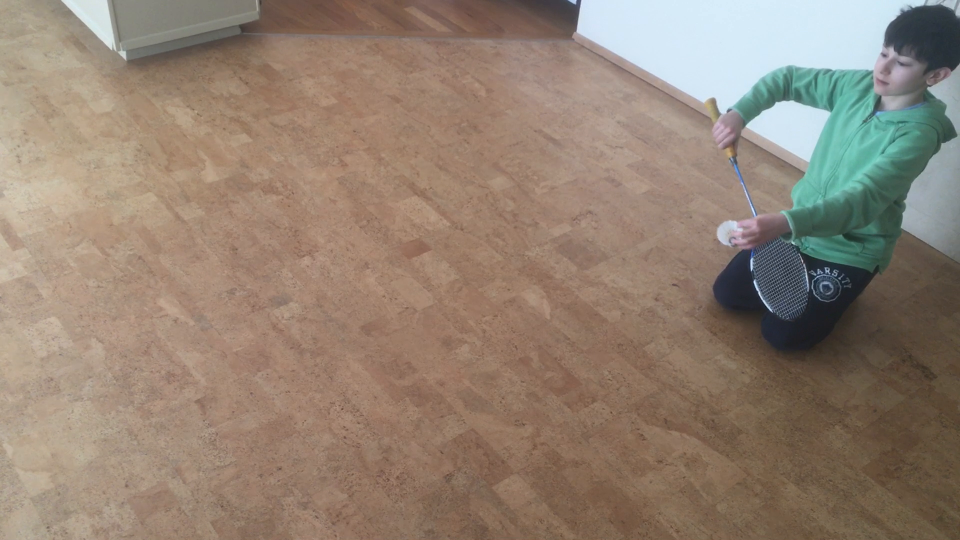
#> input picture frame 4 of IMG_3154.MOV, 1920 x 1080 px (shown at 1/2 size)
$ python opt.py
#> lines starting #> are read from the running program, lines starting #| are printed output that depends on the picture
#!/usr/bin/env python
# coding: utf-8

# In[9]:


import numpy as np
import cv2 as cv
import matplotlib.pyplot as plt


# In[10]:


def resize(frame, scale):
    return cv.resize(frame, (int(scale*frame.shape[1]), int(scale*frame.shape[0])))


# In[11]:


cv.destroyAllWindows()


# In[12]:


cap = cv.VideoCapture('IMG_3154.MOV')

ret, frame1 = cap.read()
#> frame1 is the input picture: shape (1080, 1920, 3); mean B, G, R 114.3, 129.2, 145.8
frame1_gray = cv.cvtColor(frame1, cv.COLOR_BGR2GRAY)
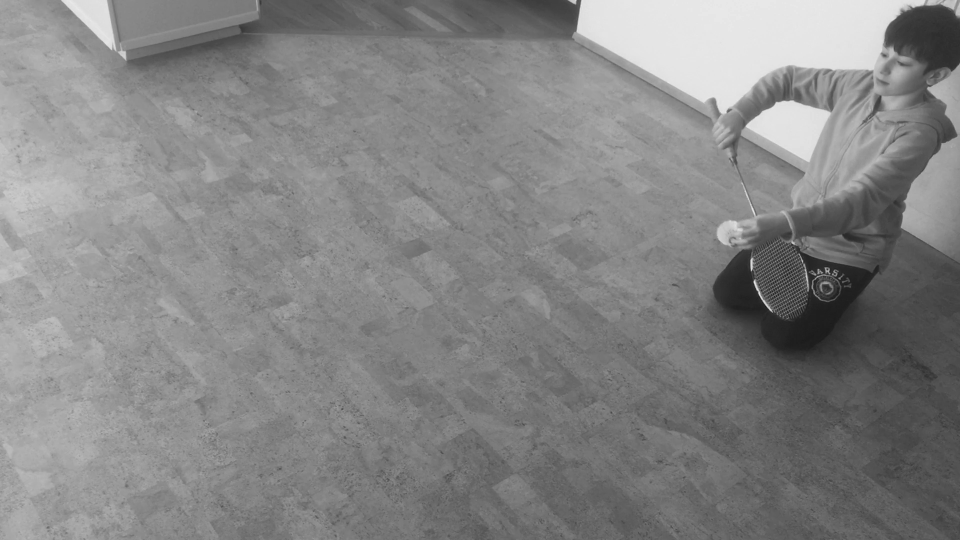
#> frame1_gray: shape (1080, 1920) (shown at 1/2 size); min 15, max 241, mean 132.5
#plt.imshow(frame1_hsv)
frame1_small = resize(frame1_gray, 0.4)

flow_hsv = np.zeros_like(resize(frame1, 0.4))
#> call 2 of resize, with scale = 0.4
#> in resize (call 2), `return cv.resize(frame, (int(scale*frame.shape[1]), int(scale*frame.sh..`:
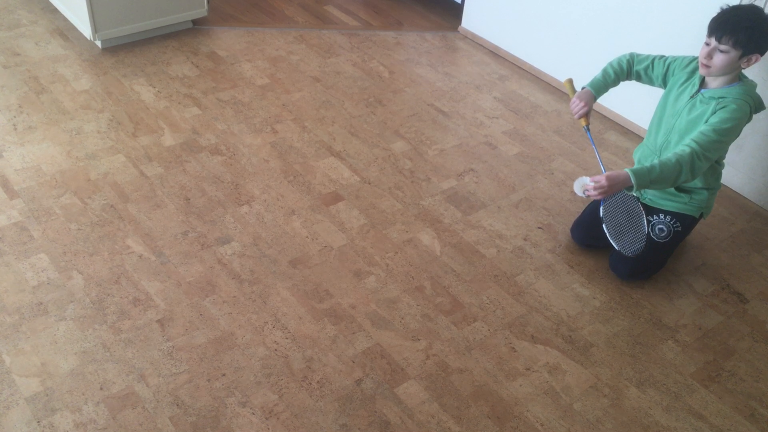
#> returned value: shape (432, 768, 3); mean of channels 0, 1, 2 114.2, 129.2, 145.8; drawn as B, G, R
#> flow_hsv: shape (432, 768, 3); every value is 0
flow_hsv[...,1] = 255
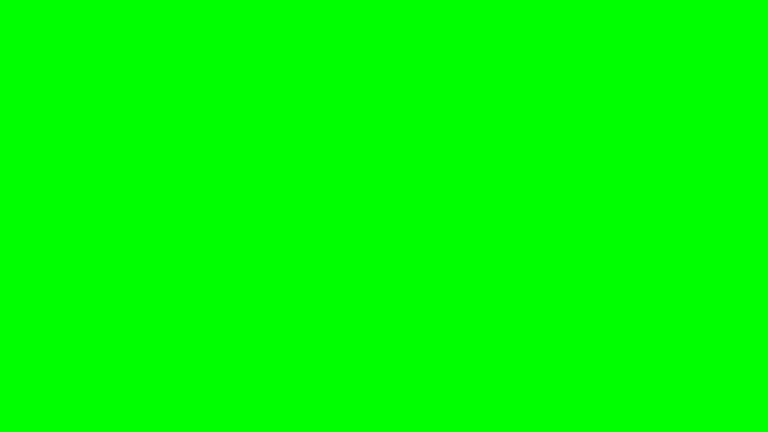
#> flow_hsv: shape (432, 768, 3); mean B, G, R 0, 255, 0


# In[ ]:


i = 0
while cap.isOpened():
    ret, frame2 = cap.read()
    if not ret:
        break

    # figure out if it's empty
    frame2_gray = cv.cvtColor(frame2, cv.COLOR_BGR2GRAY)
    #plt.imshow(frame2_hsv)
    frame2_small = resize(frame2_gray,0.4)

    flow = cv.calcOpticalFlowFarneback(frame1_small, frame2_small, None, 0.5, 3, 15, 3, 5, 1.2, 0)
    mag, ang = cv.cartToPolar(flow[...,0], flow[...,1])
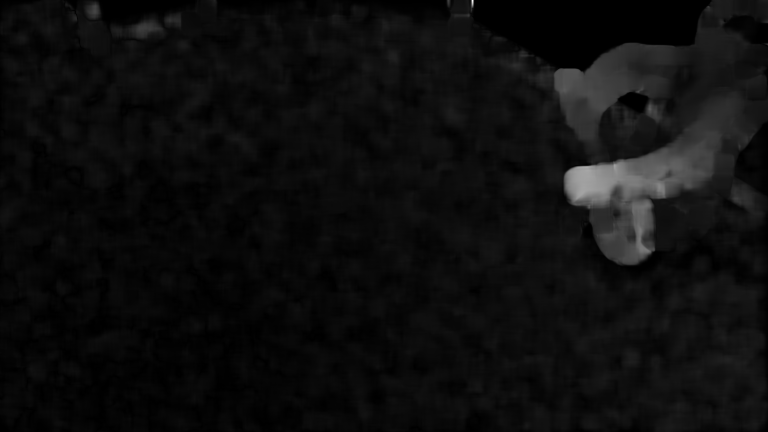
#> mag: shape (432, 768) float32; min 3.54e-07, max 4.28, mean 0.241; drawn with min black and max white
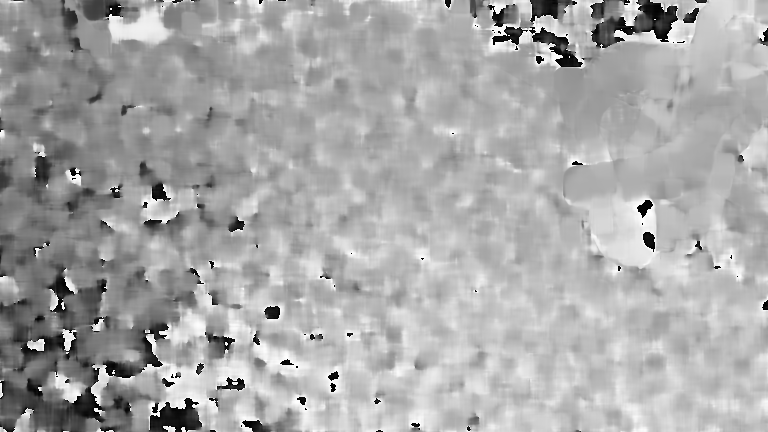
#> ang: shape (432, 768) float32; min 2.31e-05, max 6.28, mean 4.15; drawn with min black and max white
    flow_hsv[...,0] = ang*180/np.pi/2
    flow_hsv[...,2] = cv.normalize(mag,None,0,255,cv.NORM_MINMAX)
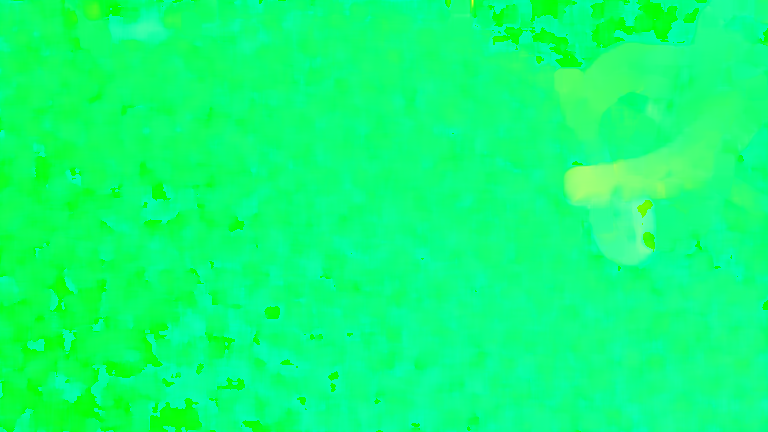
#> flow_hsv: shape (432, 768, 3); mean B, G, R 118.4, 255, 13.9

    bgr = cv.cvtColor(flow_hsv,cv.COLOR_HSV2BGR)
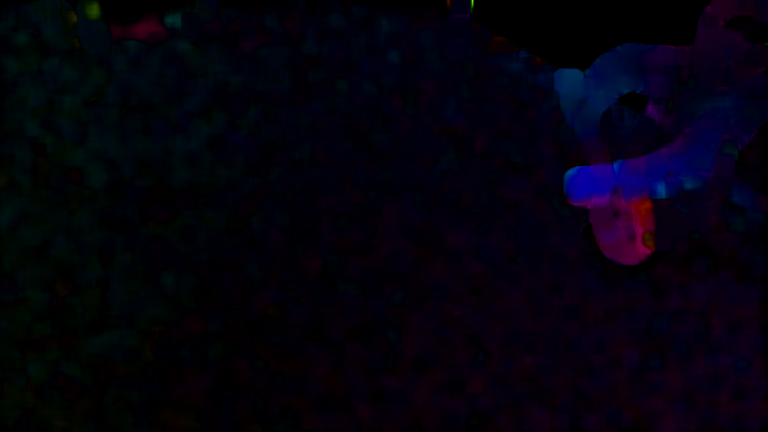
#> bgr: shape (432, 768, 3); mean B, G, R 12.9, 2, 4
    #bgr = resize(bgr, 0.4)
    cv.imshow('flow frame',bgr)
    cv.imshow('frame', frame2_small)

    i += 1
    print(i)


# In[5]:


0/0


# In[ ]:


#print(flow_hsv[0::step,0::step].shape)
#     n, bins, patches = plt.hist(flow_hsv[0::step,0::step,2],bins=20)


# if frame is read correctly ret is True
frame1 = frame2;


cap.release()
cv.destroyAllWindows()


# In[ ]:


step = 5
print(np.reshape(mag,(mag.shape[0]*mag.shape[1])))
print(ang.shape)
#print(flow_hsv[0::step,0::step].shape)

mag[0::step,0::step].shape, ang[0::step,0::step].shape
mag[0::step,0::step][:2, :2]
num, bins = np.histogram2d(mag[0::step,0::step],ang[0::step,0::step])
# #plt.show()
# print(num)
# print(bins.astype(int))


# In[ ]:


plt.axes()


# In[ ]:


import numpy as np
import cv2
import sys
## sys.path.append( r'/home/yakov/Github/opencv/samples/python' )
#sys.path.append( r'C:\Users\yakov\Git\Github\opencv\samples\python' )

#import opt_flow as of

def my_draw_flow(img, flow, **kwargs):

    step = kwargs.get( 'step', 5 )
    gr_thresh = kwargs.get( 'gr_thresh', 40 )
    max_val = kwargs.get( 'max_val', 100 )
    max_flow_val = kwargs.get( 'max_flow_val', 0 )

    max_flow_val = min( max_flow_val, max_val )
    red = max( 0, max_flow_val - gr_thresh ) / ( max_val - gr_thresh )
    assert red >= 0.0 and red <= 1.0
    green = 1 - red

    red_int = int( 255 * red )
    green_int = int( 255 * green )

    h, w = img.shape[:2]
    y, x = np.mgrid[step/2:h:step, step/2:w:step].reshape(2,-1).astype(int)
    fx, fy = flow[y,x].T

    lines = np.vstack([x, y, x+fx, y+fy]).T.reshape(-1, 2, 2)
    lines = np.int32(lines + 0.5)
    vis = cv2.cvtColor(img, cv2.COLOR_GRAY2BGR)
    cv2.polylines(vis, lines, 0, (0, green_int, red_int))
    for (x1, y1), (x2, y2) in lines:
        cv2.circle(vis, (x1, y1), 1, (0, green_int, red_int), -1)
    return vis


if __name__ == '__main__':

    video_name1 = 'bird.avi'
    video_name1 = 'brazil.mp4'
    video_name1 = 'new-orleans.mp4'
    video_name1 = 'new-orleans-short-edited.mp4'
    video_name = 'IMG_3150.MOV'

    cam = cv2.VideoCapture( video_name )
    ret, prev = cam.read()
    prevgray = cv2.cvtColor(prev, cv2.COLOR_BGR2GRAY)
    prevgray = cv2.resize(prevgray, (int(0.4*prevgray.shape[1]), int(0.4*prevgray.shape[0])))
    show_hsv = False

    height, width, layers = prev.shape

    root = video_name.split( '.' )[0] + '_'
    out_flow = cv2.VideoWriter(root + "vector_flow.avi", cv2.VideoWriter_fourcc(*"XVID"), 30,(width,height))
    out_hsv = cv2.VideoWriter(root + "hsv_flow.avi", cv2.VideoWriter_fourcc(*"XVID"), 30,(width,height))

    ## while True:
    window = []
    window_size = 10
    for i in range( 100000 ):
        ret, img = cam.read()
        if not ret:
            break

        gray = cv2.cvtColor(img, cv2.COLOR_BGR2GRAY)
        gray = cv2.resize(gray, (int(0.4*gray.shape[1]), int(0.4*gray.shape[0])))
        flow = 10*cv2.calcOpticalFlowFarneback(prevgray, gray, None, 0.5, 3, 15, 3, 5, 1.2, 0)

        max_flow_val = 0
        if i > 5:
            window.insert( 0, flow.max() )
            if len( window ) > window_size:
                window.pop()
            max_flow_val = max( window )

        prevgray = gray

        cur_flow = my_draw_flow(gray, flow, max_flow_val= max_flow_val)
        #cur_hsv = of.draw_hsv(flow)

        out_flow.write( cur_flow )
        #out_hsv.write( cur_hsv )

        cv2.imshow('flow', cur_flow)

        #if show_hsv:
            #cv2.imshow('flow HSV', cur_hsv)

        ch = cv2.waitKey(5)
        if ch == 27:
            break
        if ch == ord('1'):
            show_hsv = not show_hsv
            print('HSV flow visualization is', ['off', 'on'][show_hsv])
    cv2.destroyAllWindows()
    out_flow.release()
    out_hsv.release()


# In[ ]:


# In[ ]:

$ run again, starting later in the video
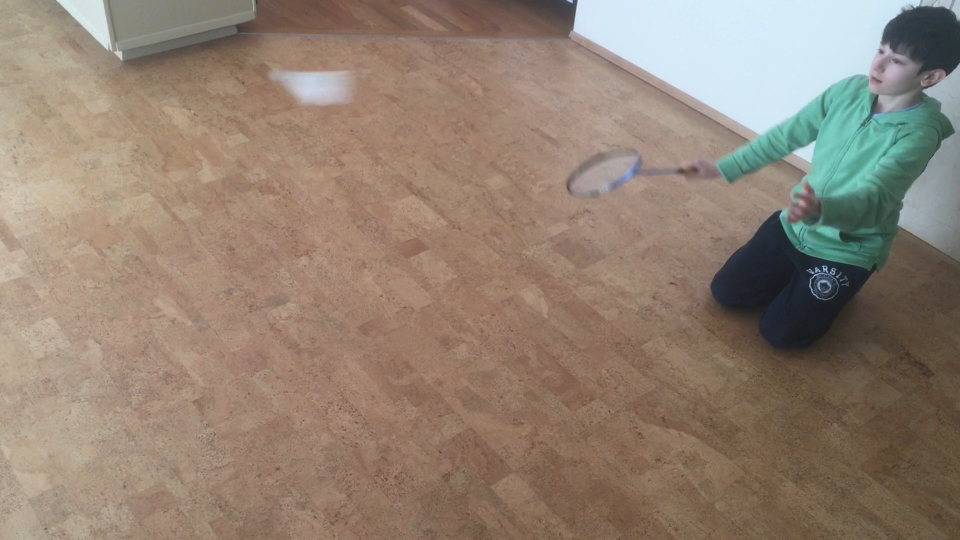
#> input picture frame 18 of IMG_3154.MOV, 1920 x 1080 px (shown at 1/2 size)
#> frame1 is the input picture: shape (1080, 1920, 3); mean B, G, R 114.9, 129.8, 146.1
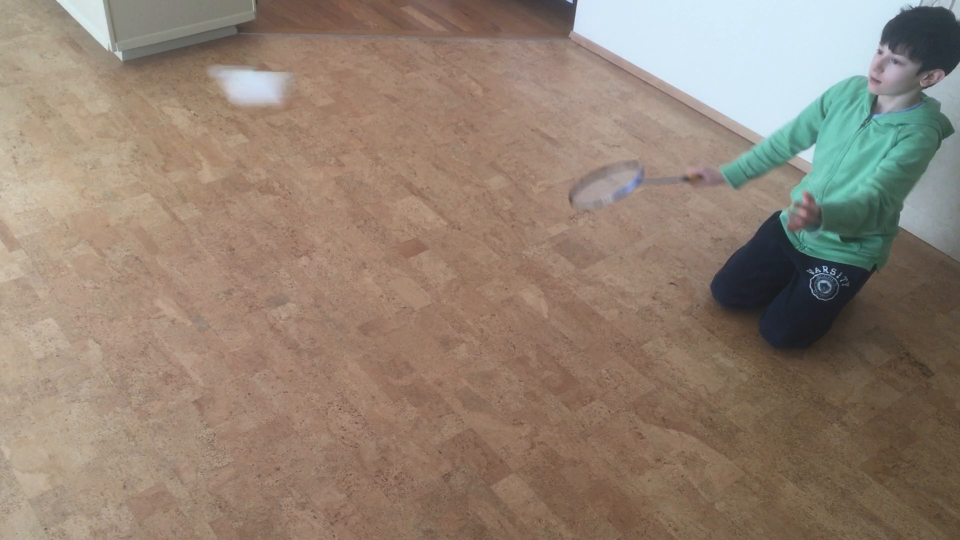
#> input picture frame 19 of IMG_3154.MOV, 1920 x 1080 px (shown at 1/2 size)
#> frame2 is the input picture: shape (1080, 1920, 3); mean B, G, R 115.2, 130, 146.3
#> `bgr = cv.cvtColor(flow_hsv,cv.COLOR_HSV2BGR)`:
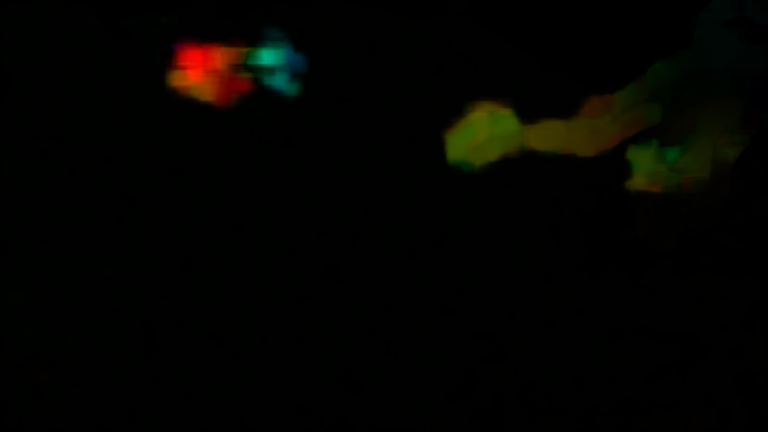
#> bgr: shape (432, 768, 3); mean B, G, R 0.5, 4, 3.6
